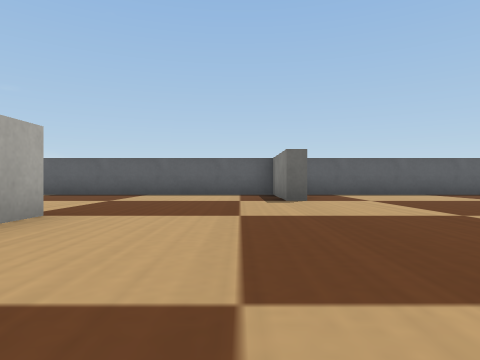
View 1 (above)

14 first-person views from a walk through a robot-simulator world made for Webots. The camera is 0.04 m above the floor, looks level and sees 75° across. The floor is counted in squares, 0.1 m on a side. Each view is taken from the middle of a square. On the plan, view 1 faces up. The plan holds only what a view shows up to about 9 squares ahead; the rest is blank. Robots are left out. Simple shapes and patterns stand in for the simulator's stock objects.

View 2
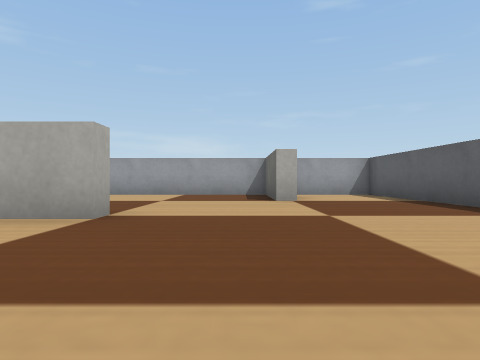

View 3
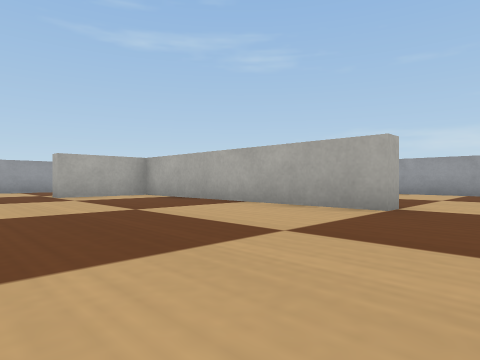

View 4
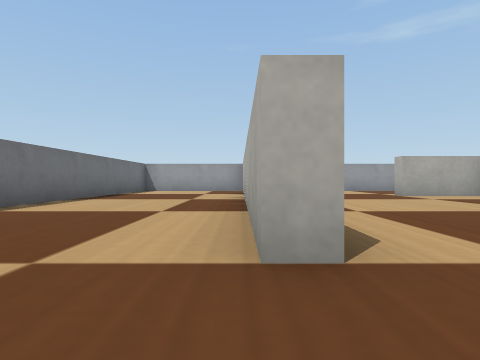

View 5
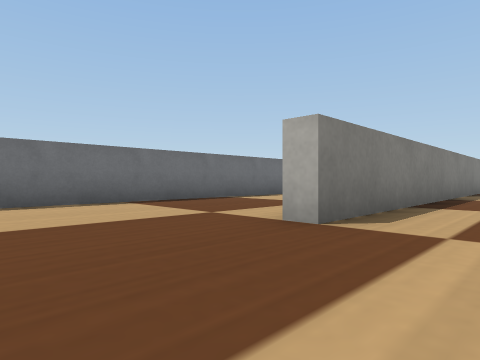

View 6
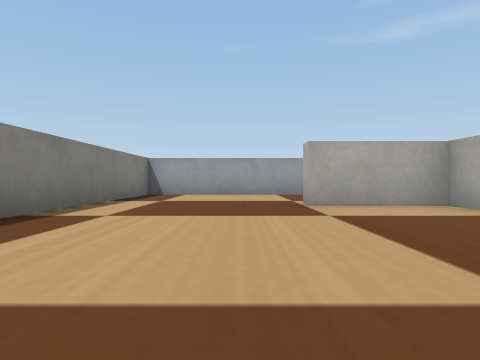

View 7
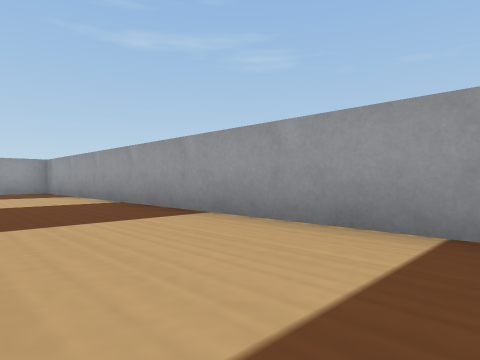

View 8
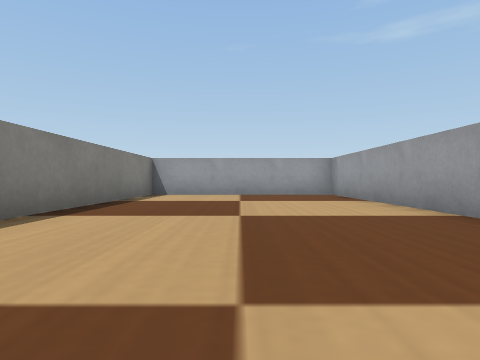

View 9
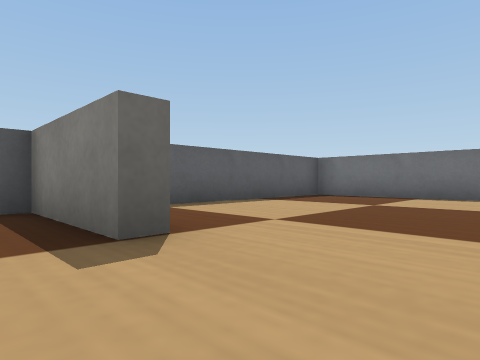

View 10
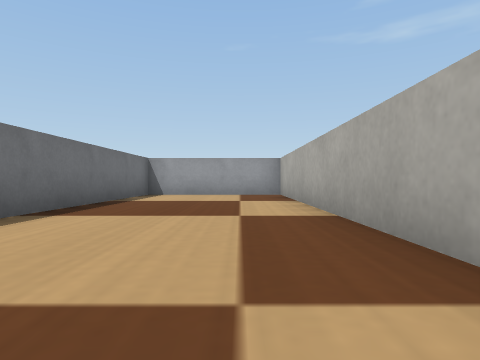

View 11
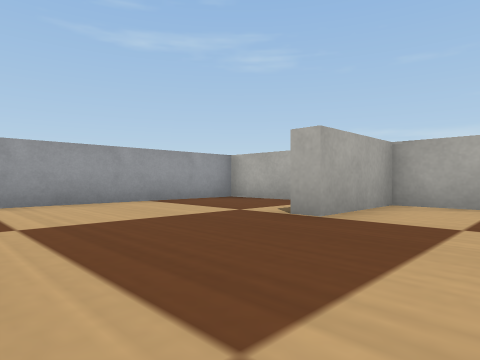

View 12
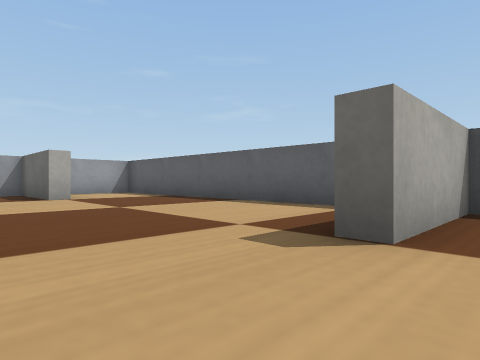

View 13
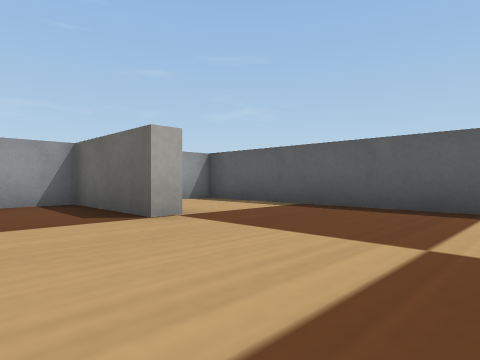

View 14
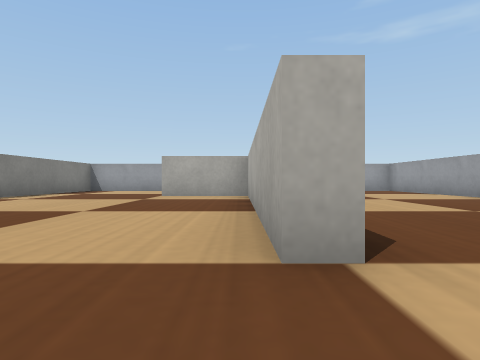

### Floor plan
Points are (right, up) in squares from view 1. A wall is a line through its corners. A room is listed if a view was taken in it or the views show most of it. See-through windows are left out.
Room 1 (views 1, 2, 3, 4, 5, 6, 7, 8, 9, 10, 11, 12, 13, 14)
walls: (-2.6, 3.5) (-2.2, 3.5) (-2.2, -2.8) (-0.1, -2.8) (-0.1, -3.2); (-2.2, -4.8) (-2.2, -6.5) (3.5, -6.5) (3.5, 3.5) (3.9, 3.5) (3.9, -6.5) (7.5, -6.5) (7.5, 8.5) (1.3, 8.5) (1.3, 6.1) (0.9, 6.1) (0.9, 8.5) (-7.5, 8.5) (-7.5, 6.5); (-5, 6.1) (-5, 5.7) (-7.5, 5.7) (-7.5, -6.5) (-2.6, -6.5) (-2.6, -1.1)

Positions as (right, up) in squares from view 1, and headings:
1: (0, 0), facing up
2: (1, 5), facing left
3: (2, 5), facing down-left
4: (4, 5), facing down
5: (2, 6), facing down-right
6: (1, 2), facing down
7: (-5, 4), facing down-left
8: (-5, 2), facing down
9: (0, 4), facing up-right
10: (5, 2), facing down
11: (3, -1), facing down-left
12: (2, 4), facing up-left
13: (-2, 4), facing up-left
14: (-2, 5), facing down
